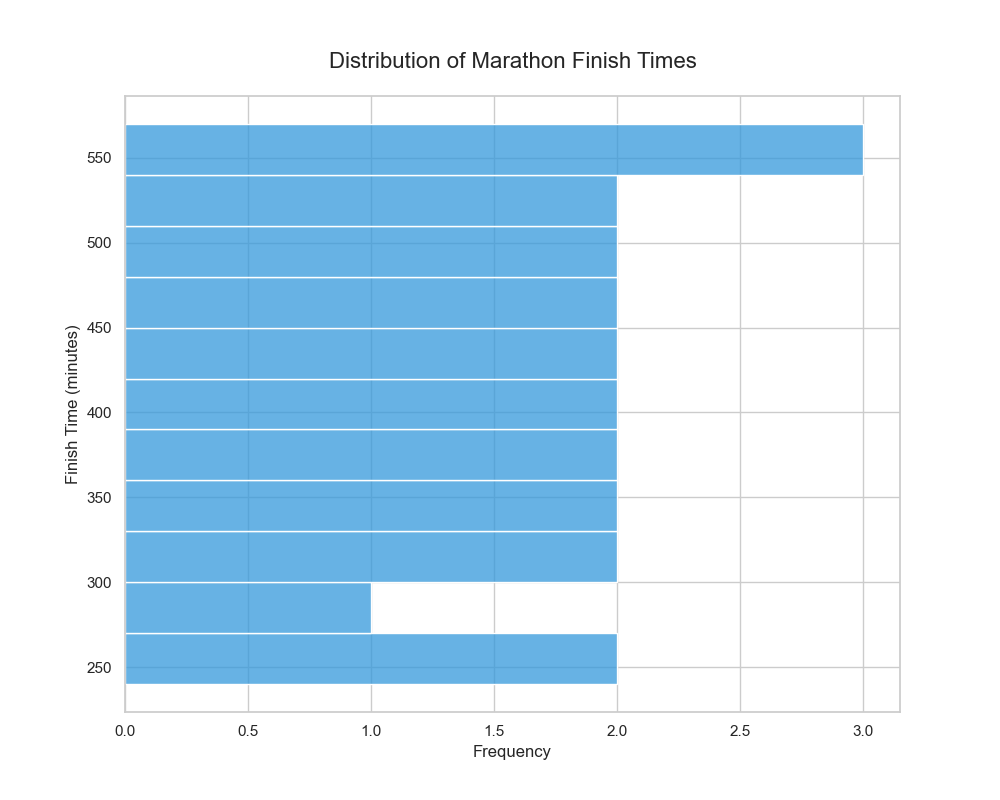

Generate this figure with Python:

import seaborn as sns
import matplotlib.pyplot as plt
import pandas as pd

# Data points
data_points = {
    'finish_time': [240, 255, 270, 300, 315, 330, 345, 360, 375, 390, 405, 
                    420, 435, 450, 465, 480, 495, 510, 525, 540, 555, 570]
}

# Convert to DataFrame
df = pd.DataFrame(data_points)

# Set the style
sns.set(style="whitegrid")

# Size of the figure
plt.figure(figsize=(10, 8))

# Create the histogram
sns.histplot(data=df, y="finish_time", color="#3498db", binwidth=30, orientation="horizontal")

# Set the title and labels
plt.title('Distribution of Marathon Finish Times', fontsize=16, pad=20)
plt.xlabel('Frequency')
plt.ylabel('Finish Time (minutes)')

# Show the plot
plt.show()
